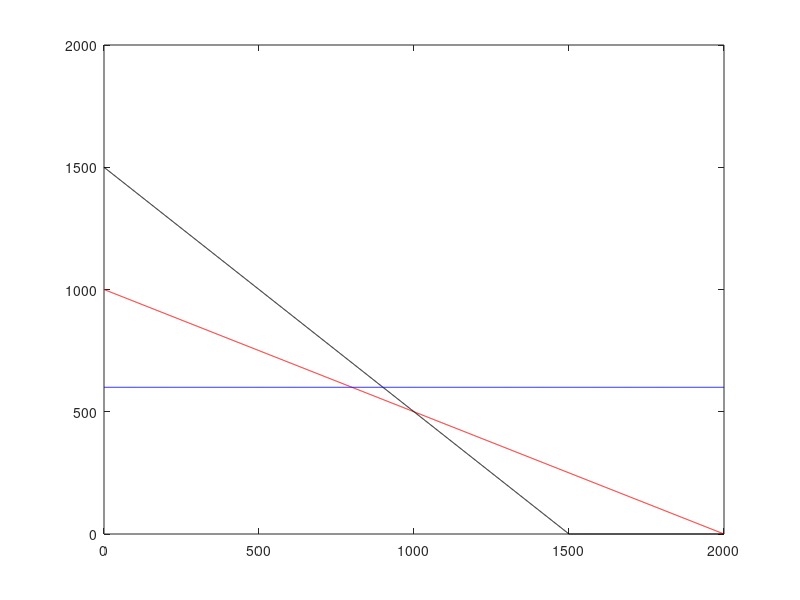

The MATLAB source for this figure:
clc
clear all
format short
%%
C=[3 5];
A=[1 2; 1 1; 0 1];
b=[2000; 1500; 600];
%%
y1 = 0:1:max(b);
x21=(b(1)-A(1,1).*y1)./A(1,2);
x22=(b(2)-A(2,1).*y1)./A(2,2);
x23=(b(3)-A(3,1).*y1)./A(3,2);

x21=max(0,x21);
x22=max(0,x22);
x23=max(0,x23);
plot(y1, x21, 'r', y1, x22, 'k', y1, x23, 'b')
%%
cx1=find(y1==0);  
c1=find(x21==0);
Line1=[y1([c1 cx1]); x21([c1 cx1])]'; 
c2=find(x22==0);    
Line2=[y1([c2 cx1]); x22([c2 cx1])]'; 
c3=find(x23==0);     
Line3=[y1([c3 cx1]); x23([c3 cx1])]'; 
cpts = unique([Line1 ; Line2 ; Line3], 'rows');
%%
pts = [0 0];
for i = 1 : size(A, 1)
    for j = i + 1 : size(A, 1)
        A1 = A([i j], :);
        b1 = b([i j]);
        x = inv(A1)*b1;
        pts = [pts ; x'];
    end
end
allpts = [cpts ; pts];
points = unique(allpts, 'rows');
%%
for i = 1 : size(points,1)
    const1 (i) = A(1,1)*points(i, 1) + A(1,2) * points(i, 2) - b(1);
    const2 (i) = A(2,1)*points(i,1) + A(2,2) * points(i,2) - b(2);
    const3 (i) = A(3,1)*points(i,1) + A(3,2) * points(i,2) - b(3);
end
s1=find(const1>0);
s2=find(const2>0);
s3=find(const3>0);
S=unique([s1 s2 s3]);
points(S, :)=[];
%%
value = points*C';
table=[points value];
[obj, index] = max(value);
ans = table(index, :)